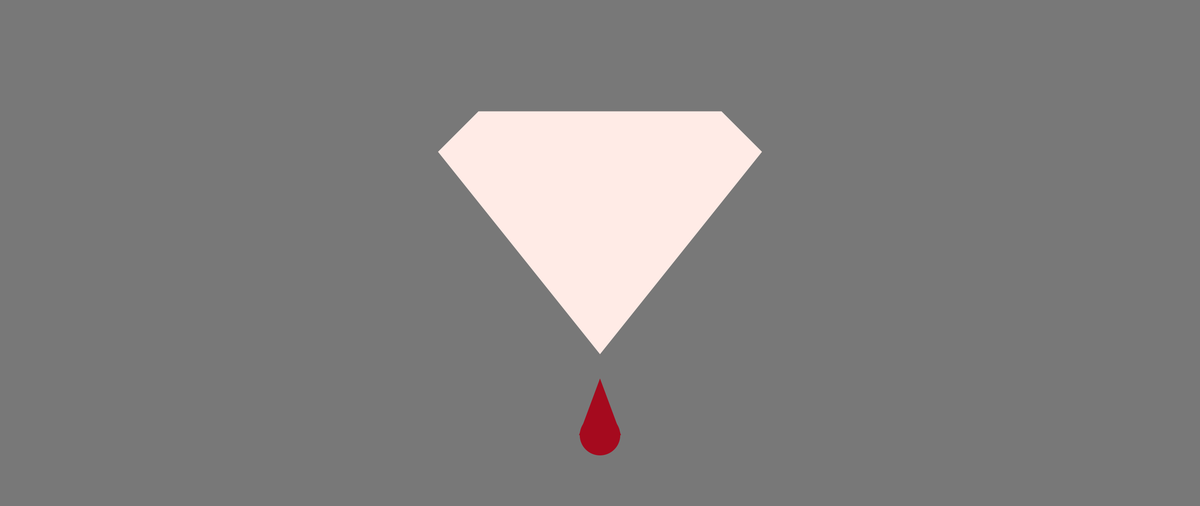
Frame 1 (no input)
Frame 2 (the mouse pressed at the canvas centre, redrawn once): identical to frame 1, image omitted

The Processing sketch that drew this single still picture (run headless with seeded random() and noise(); the mouse was pressed at the canvas centre and the sketch redrawn once):

// Processing sketch: blood_diamond
// ── blood_diamond.pde
// Manuale di Programmazione Cinematografica - Volume 1
// Daniele Olmisani, 2016

// Blood Diamond (2006)


final color PAPER = color(120);
final color INK1 = color(255, 235, 230);
final color INK2 = color(165, 10, 30);

final float L = 0.08;


void setup() {
  size(2560, 1080);
  noLoop();
}


void draw() {
  
  final float S = min(width, height);
  final float U = 0.002;
  
  translate(0.5*width, 0.3*height);
  scale(S);
  
  background(PAPER);
  noStroke();
  
  fill(INK1);

  beginShape();
    vertex(-3*L,  -L);
    vertex( 3*L,  -L);
    vertex( 4*L, 0.0);
    vertex( 0.0, 5*L);
    vertex(-4*L, 0.0);
  endShape(CLOSE);
  
  translate(0, 7*L);
  
  fill(INK2);
  
  triangle(0, -1.4*L, 0.52*L, 0, -0.52*L, 0);
  ellipse(0, 0, L, L);
  
  save("blood-diamond.png");
}
